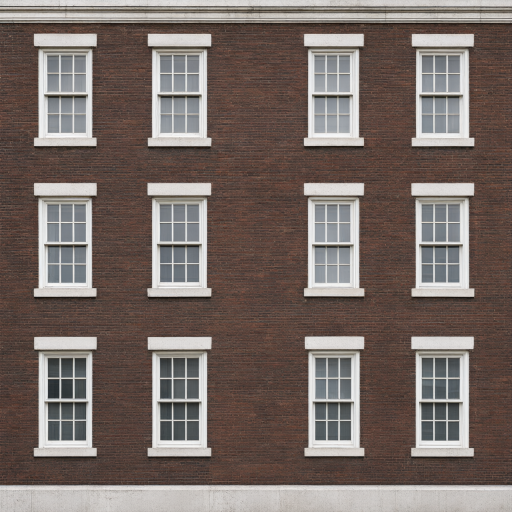
#> input picture dsh-image-gen/image-f54e995a.png, 1024 x 1024 px, found by its file name (shown at 1/2 size)
$ python make_aitex.py
#> lines starting #> are read from the running program, lines starting #| are printed output that depends on the picture
"""
把 AI 生成的立面/材质图处理成「按真实楼层开间无缝平铺」的贴图。

为什么必须处理（不能直接把生成图贴上去）：
    生成的立面图上带有**檐口**和**勒脚/石基**这两条只有建筑端部才有的水平带。
    整张图按 12 m 平铺时，这两条会每 12 m 重复一次 —— 楼中间凭空多出一圈假檐口，
    这就是「纸糊」观感的来源。所以必须裁到可重复的标准层，并保证平铺接缝落在
    **两窗之间的空墙上**。

开间/层的周期怎么定（这是本脚本的核心，试错过两版）：
    · 用亮度找峰 —— 失败。砖墙亮、窗暗，石材正好相反，极性会把砖缝当窗。
    · 用梯度自相关取基频 —— 也不稳。谐波（2× 开间）常常比基频还强，
      砖墙定出 240 px（应 ~300）、石材定出 152 px（应 ~157），裁出来会把窗拉扁。
    · **窗列/窗行的亮度 std 剖面** —— 可靠。窗内同时有亮窗框和暗玻璃，std 高；
      纯墙面 std 低。这与明暗极性无关，砖石通吃。
    再由 std 峰的中心求出周期，裁「整数个周期」，接缝自然落在窗与窗之间。

单层贴图会显得像壁纸，所以每张裁 **2×2 个单元**（2 开间 × 2 层）：重复频率减半，
纹理细节又不用放大太多。

输出：
    web/assets/aitex/<key>.jpg          512×512
    web/assets/aitex/manifest.json      §9 第 10 条要求的 AI 贴图清单
"""
import io
import json
import os

import numpy as np
from PIL import Image

ROOT = os.path.abspath(os.path.join(os.path.dirname(__file__), '..', '..'))
SRC = os.path.join(ROOT, 'data', 'ai_tex', 'src')
GEN = os.path.join(ROOT, 'dsh-image-gen')
OUT = os.path.join(ROOT, 'web', 'assets', 'aitex')

TEX = 512

# bay_m / floor_m 是该类型在 DC 的实景尺度（米），用来把像素周期换算成物理尺寸。
# trim=(上, 下) 先粗裁掉檐口/勒脚，再做周期检测。
SPEC = {
    # crop_px 是手工定的「整数开间 × 整数层」窗口（源图像素）。取数原则：
    #   横向裁在「两窗之间的空墙」正中，纵向同理 → 平铺接缝永远落在墙上。
    #   生成的图开间并不严格等距（砖：228 / 313 / 215 px），所以**只取 1 开间宽**，
    #   宁可横向略微放大，也不要出现「窗距忽宽忽窄」。纵向取 2 层，重复频率减半。
    # 砖：窗列 68-192 / 296-421 / 609-726（开间距 228/313 —— 不等距，故只取 1 开间）
    #     窗行 68-291 / 366-592 / 673-911；取「窗间空墙正中」328.5 与 632.5，层距 304，
    #     故 2 层 = 608 px：328..936。用 305 或 302 都会差 1~2 px，接缝处就出一条横线。
    'brick':  dict(src='image-f54e995a.png', bay_m=3.0, floor_m=3.3,
                   crop_px=(16, 328, 244, 936), bays=1, floors=2),
    # 深砖：窗列 54-174 / 325-439 / 570-688（空墙中线 249.5 / 504.5 → 开间 255）
    #       窗行 62-310 / 407-646 / 735-970（空墙中线 358.5 / 690.5 → 层距 332）
    'brick2': dict(src='image-52b363b9.png', bay_m=3.0, floor_m=3.3,
                   crop_px=(249, 358, 504, 690), bays=1, floors=1),
    # 漆：窗列 137-218 / 461-550（空墙中线 339.5 → 开间 324 与源一致）
    #     窗行 225-296 / 487-556 / 759-834（空墙中线 391.5 / 657.5 → 层距 266）
    'paint':  dict(src='image-0645b9fa.png', bay_m=3.0, floor_m=3.2,
                   crop_px=(15, 391, 339, 923), bays=1, floors=2),
    # 石材（联邦式）：窗列 160-215 / 316-370 / 484-540，空墙中线 265.5 / 427 / 577.5
    #                 窗行 118-198 / 256-346 / 420-512 / 584-676，空墙中线 227 / 383 / 548
    'stone':  dict(src='image-abac0492.png', bay_m=3.6, floor_m=4.2,
                   crop_px=(265, 227, 577, 539), bays=2, floors=2),
    # 玻璃幕墙：竖梃 69 / 层 50.8，等距
    'glass':  dict(src='image-ae1c9362.png', bay_m=1.5, floor_m=2.0, trim=(0.000, 0.000), units=4),
    # 混凝土横带窗：整幅宽（含一道墙垛，读成壁柱）+ 1 层
    'conc':   dict(src='image-0df6bb8c.png', bay_m=12.0, floor_m=4.2,
                   crop_px=(0, 3, 1020, 527), bays=1, floors=1),
    # ---- 屋面材质：可镜像，天然无缝 ----
    'roof_gravel': dict(src='image-b270066d.png', kind='material', tile_m=4.0),
    'roof_slate':  dict(src='image-a5a1e4b3.png', kind='material', tile_m=2.5),
    'roof_tile':   dict(src='image-2554837b.png', kind='material', tile_m=2.5),
}


def bands(profile, thr_mul=0.30):
    """std 剖面上找「窗」的连续段落，返回 (起, 止) 列表。"""
    thr = profile.mean() + profile.std() * thr_mul
    m = profile > thr
    out, s = [], None
    for i, v in enumerate(m):
        if v and s is None:
            s = i
        elif not v and s is not None:
            if i - s > 5:
                out.append((s, i - 1))
            s = None
    if s is not None and len(m) - s > 5:
        out.append((s, len(m) - 1))
    return out


def unit_grid(profile, units):
    """由 std 段中心求周期，返回 (起点, 周期, 实际单元数)。"""
    b = bands(profile)
    if len(b) < 2:
        return None
    c = np.array([(s + e) / 2.0 for s, e in b])
    d = np.diff(c)
    period = float(np.median(d))
    if period < 12:
        return None
    # 起点对齐到「第一个窗中心 - 半个周期」，再按周期整数化
    start = c[0] - period * 0.5
    n = int(units)
    total = int(round(n * period))
    lo = int(round(start))
    return lo, period, n, total


def flatten_lowfreq(a, wx=0.85, wy=0.35):
    """压掉低频横向/纵向明暗漂移，同时尽量保留结构（砖缝、层间横带）。

    AI 生成的整幅立面会带一片温吞的「左亮右暗 / 上亮下暗」色调漂移（brick2 尤其明显）。
    这种漂移在单张图上完全自然，一旦平铺就变成每隔 3 m 一条竖带 —— 也就是
    「像贴壁纸」的直接原因，而且**任何裁切位置都救不了**，因为它是全局趋势。

    做法：把逐列（逐行）均值做重度模糊得到低频分量 p，再把图除以 p/全局均值
    （强度 wx / wy）。模糊半径小则保留结构，半径大则只剩漂移 —— 这里取 W/3。
    横向强度给足（0.85），纵向只给 0.35：楼层之间的明暗变化是建筑特征，不能抹。
    """
    f = a.astype(np.float32)
    h, w = f.shape[:2]

    def smooth1d(p, r):
        k = np.ones(2 * r + 1, dtype=np.float32) / (2 * r + 1)
        pad = np.concatenate([p[-r:], p, p[:r]])
        return np.convolve(pad, k, mode='same')[r:r + len(p)]

    if wx > 0:
        prof = smooth1d(f.mean(axis=(0, 2)), max(2, w // 3))
        g = prof.mean()
        corr = (prof / max(1e-3, g)) ** wx
        f = f / corr[None, :, None]

    if wy > 0:
        prof = smooth1d(f.mean(axis=(1, 2)), max(2, h // 3))
        g = prof.mean()
        corr = (prof / max(1e-3, g)) ** wy
        f = f / corr[:, None, None]

    return np.clip(f, 0, 255).astype(np.uint8)


def make_seamless(a, gain=1.0):
    """强制左右、上下接缝像素一致 —— 用**线性修正场**而不是羽化。

    原理：设右边缘列与左边缘列之差 d = a[:,-1] - a[:,0]。沿横向减去
    d·t（t: 0→1），则第 0 列不变、第 W-1 列被平移 d，接缝两侧差值归零。
    内部只被极缓慢地拉平（每行最多 1~3 个灰阶），肉眼看不出；
    而羽化会把接缝抹成一条比墙面亮的带子（踩过，见 _tile_paint 旧图）。

    为什么必须做：AI 生成的立面**不是严格周期信号**（砖的开间距 228/313/215，
    漆的层距也不齐），再怎么挑裁切窗口，两端像素总会差几个灰阶，
    平铺后就是一条贴壁纸的竖缝。与其反复试像素，不如直接消掉差值。
    """
    f = a.astype(np.float32)
    h, w = f.shape[:2]

    d = (f[:, -1] - f[:, 0]) * gain
    t = np.linspace(0.0, 1.0, w, dtype=np.float32)[None, :, None]
    f = f - d[:, None, :] * t

    d2 = (f[-1, :] - f[0, :]) * gain
    t2 = np.linspace(0.0, 1.0, h, dtype=np.float32)[:, None, None]
    f = f - d2[None, :, :] * t2

    return np.clip(f, 0, 255).astype(np.uint8)


def mirror_tile(a):
    """把图做成四象限镜面对称 —— 天然无缝，接缝处是同像素镜像，不会有亮线。

    只用于材质（石子/瓦片）：这类图没有方向性语义，镜像后无人能看出。
    **不能用于立面**：镜面会让窗与窗贴在一起，出现「双窗」。
    """
    h, w = a.shape[:2]
    q = a[:h // 2, :w // 2]
    top = np.concatenate([q, q[:, ::-1]], axis=1)
    return np.concatenate([top, top[::-1, :]], axis=0)


def seam_blend(a):
    """只用于无法镜像的图（当前未启用）：左右/上下各羽化 6% 交叉淡化。"""
    h, w = a.shape[:2]
    m = max(6, int(round(min(h, w) * 0.06)))
    b = a.astype(np.float32).copy()

    t = np.linspace(0.0, 1.0, m, dtype=np.float32)[None, :, None]
    left = a[:, :m].astype(np.float32)
    right = a[:, -m:].astype(np.float32)
    b[:, -m:] = right * t + left * (1 - t)

    t2 = np.linspace(0.0, 1.0, m, dtype=np.float32)[:, None, None]
    top = b[:m, :].astype(np.float32)
    bot = b[-m:, :].astype(np.float32)
    b[-m:, :] = bot * t2 + top * (1 - t2)
    return np.clip(b, 0, 255).astype(np.uint8)


def take(a, start, total, limit):
    """按 [start, start+total) 裁切，越界时整体平移回框内（不改变长度）。"""
    s = int(round(start))
    if s + total > limit:
        s = limit - total
    if s < 0:
        s = 0
    return s, min(total, limit - s)


def process_facade(key, s):
    src = os.path.join(SRC, s['src'])
    if not os.path.exists(src):
        src = os.path.join(GEN, s['src'])
    im = Image.open(src).convert('RGB')
    a = np.asarray(im)
    H, W = a.shape[:2]

    if s.get('crop_px'):
        # 手工定的窗口：已知含整数个开间 × 整数个层，直接裁
        x0, y0, x1, y1 = s['crop_px']
        crop = a[y0:y1, x0:x1]
        nu = int(s.get('bays', 1))
        nv = int(s.get('floors', 1))
        pw = ph = 0.0
    else:
        top, bot = s.get('trim', (0.0, 0.0))
        a = a[int(H * top):int(H * (1 - bot)), :]
        gray = a.astype(np.float32).mean(axis=2)
        H, W = gray.shape

        gb = unit_grid(gray.std(axis=0), s['units'])
        gf = unit_grid(gray.std(axis=1), s['units'])
        if gb is None or gf is None:
            raise SystemExit('%s: 找不到窗格周期（列 %s / 行 %s）' % (key, gb, gf))

        x0, pw, nu, tw = gb
        y0, ph, nv, th = gf
        x0, tw = take(a, x0, tw, W)
        y0, th = take(a, y0, th, H)
        crop = a[y0:y0 + th, x0:x0 + tw]

    if crop.shape[0] < 32 or crop.shape[1] < 32:
        raise SystemExit('%s: 裁切区太小 %s' % (key, crop.shape))

    # 顺序很重要：**先缩放，再做无缝修正**。
    # 反过来（先修 228×608 再放大到 512）时，LANCZOS 的负瓣会重新引入几级
    # 边缘偏差，接缝处仍能看到一条深竖线（brick2 踩过）。
    im = Image.fromarray(crop).resize((TEX, TEX), Image.LANCZOS)
    a = np.asarray(im)
    a = flatten_lowfreq(a)
    a = make_seamless(a)
    Image.fromarray(a).save(os.path.join(OUT, key + '.jpg'), quality=92, subsampling=1)

    tu = round(nu * s['bay_m'], 2)
    tv = round(nv * s['floor_m'], 2)
    print('  %-12s %d bay x %d floor  tile %6.2f x %5.2f m  period %.1f/%.1f  crop %dx%d'
          % (key, nu, nv, tu, tv, pw, ph, crop.shape[1], crop.shape[0]))
    return dict(file=key + '.jpg', kind='facade', tile_u_m=tu, tile_v_m=tv,
                bays=nu, floors=nv,
                bay_period_px=round(pw, 1), floor_period_px=round(ph, 1),
                src=s['src'])


def process_material(key, s):
    im = Image.open(os.path.join(SRC if os.path.exists(os.path.join(SRC, s['src'])) else GEN, s['src'])).convert('RGB')
    a = np.asarray(im)
    # 中心取正方形再镜像，保证四个角都是连续像素
    h, w = a.shape[:2]
    q = min(h, w) // 2
    cy, cx = h // 2, w // 2
    a = mirror_tile(a[cy - q:cy + q, cx - q:cx + q])
    Image.fromarray(a).resize((TEX, TEX), Image.LANCZOS).save(
        os.path.join(OUT, key + '.jpg'), quality=92, subsampling=1)
    print('  %-12s material  tile %.1f m' % (key, s['tile_m']))
    return dict(file=key + '.jpg', kind='material', tile_m=s['tile_m'], src=s['src'])


def main():
    os.makedirs(OUT, exist_ok=True)
    layers = {}
    for k, s in SPEC.items():
        layers[k] = process_material(k, s) if s.get('kind') == 'material' else process_facade(k, s)
#> in process_facade, im is the input picture: PIL image 1024x1024 RGB; mean R, G, B 119, 107.1, 102
#> in process_facade, `crop = a[y0:y1, x0:x1]`:
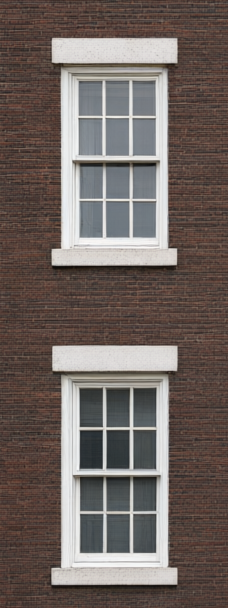
#> crop: shape (608, 228, 3); mean R, G, B 111.3, 100.6, 96.3
#> in process_facade, `im = Image.fromarray(crop).resize((TEX, TEX), Image.LANCZOS)`:
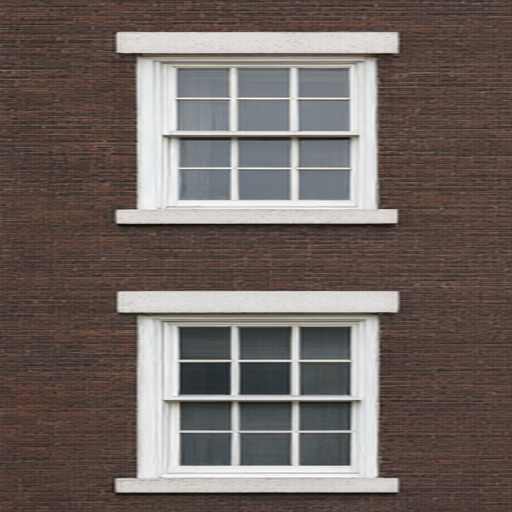
#> im: PIL image 512x512 RGB; mean R, G, B 111.3, 100.6, 96.3
#> in smooth1d, `pad = np.concatenate([p[-r:], p, p[:r]])`: pad = 852 values, max 186.9 at index 315, min 64.42 at index 195, mean 98.3
#> in flatten_lowfreq, `prof = smooth1d(f.mean(axis=(0, 2)), max(2, w // 3))`: prof = 512 values, max 120.1 at index 285, min 85.81 at index 478, mean 102.7
#> in flatten_lowfreq, `g = prof.mean()`: g = 102.7
#> in flatten_lowfreq, `corr = (prof / max(1e-3, g)) ** wx`: corr = 512 values, max 1.14 at index 285, min 0.858 at index 478, mean 0.999
#> in flatten_lowfreq, `f = f / corr[None, :, None]`:
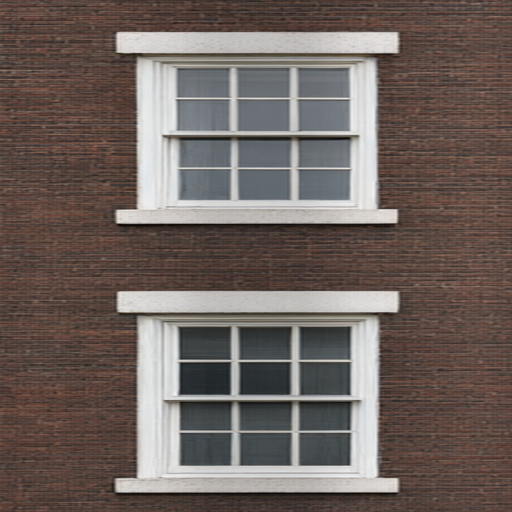
#> f: shape (512, 512, 3) float32; mean R, G, B 110.4, 99, 94.4
#> in flatten_lowfreq, `prof = smooth1d(f.mean(axis=(1, 2)), max(2, h // 3))`: prof = 512 values, max 106.7 at index 53, min 95.01 at index 376, mean 101.3
#> in flatten_lowfreq, `g = prof.mean()`: g = 101.3
#> in flatten_lowfreq, `corr = (prof / max(1e-3, g)) ** wy`: corr = 512 values, max 1.02 at index 53, min 0.978 at index 376, mean 1
#> in make_seamless, `d = (f[:, -1] - f[:, 0]) * gain`: d = 512 rows, first 8: [-24, -19, -13], [-9, -2, 4], [14, 19, 25], [-12, -13, -9], [-1, -6, -5], [-26, -24, -17], [-15, -2, 6], [5, 13, 16]
#> in make_seamless, `d2 = (f[-1, :] - f[0, :]) * gain`: d2 = 512 rows, first 8: [-10, -10, -11], [-9.06, -10.05, -9.04], [-8.13, -7.11, -8.08], [-7.19, -6.16, -6.12], [-8.26, -4.21, -4.16], [-8.32, -4.26, -7.21], [-10.39, -6.32, -8.25], [-14.45, -10.37, -11.29]
#> in make_seamless, `f = f - d2[None, :, :] * t2`:
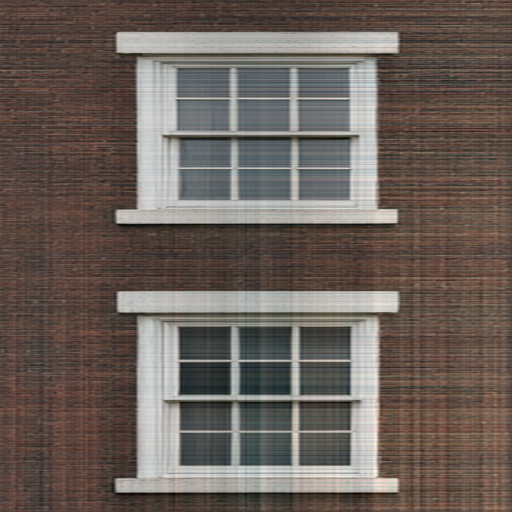
#> f: shape (512, 512, 3) float32; mean R, G, B 116.4, 104.5, 97.4; drawn with min black and max white
#> in make_seamless, `return np.clip(f, 0, 255).astype(np.uint8)`:
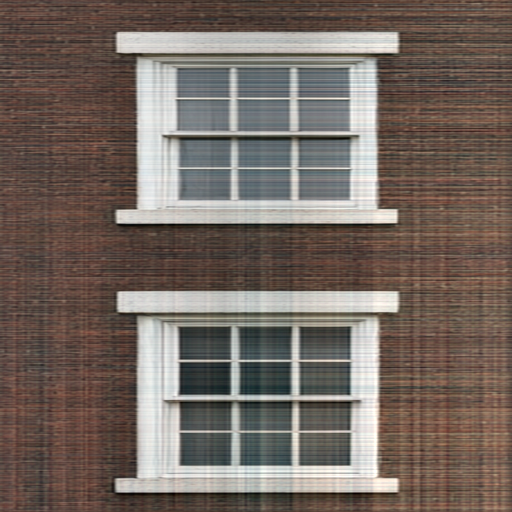
#> returned value: shape (512, 512, 3); mean of channels 0, 1, 2 115.9, 104, 96.9; drawn as R, G, B
#|   brick        1 bay x 2 floor  tile   3.00 x  6.60 m  period 0.0/0.0  crop 228x608
#> pass 2 of the loop in main, `for k, s in SPEC.items():`:
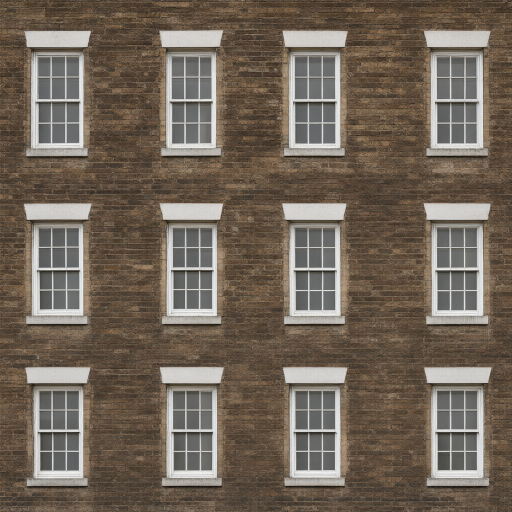
#> input picture dsh-image-gen/image-52b363b9.png, 1024 x 1024 px, found by its file name (shown at 1/2 size)
#> in process_facade, im is the input picture: PIL image 1024x1024 RGB; mean R, G, B 113.5, 101.5, 89
#> crop: shape (332, 255, 3)
#> im: PIL image 512x512 RGB
#> d = 512 rows, first 8: [-27, -34, -30], [-12, -19, -18], [2, -3, -6], [-7, -12, -11], [-3, -10, -11], [13, 8, 2], [23, 20, 12], [18, 14, 10]
#> in make_seamless (call 2), `f = f - d[:, None, :] * t`:
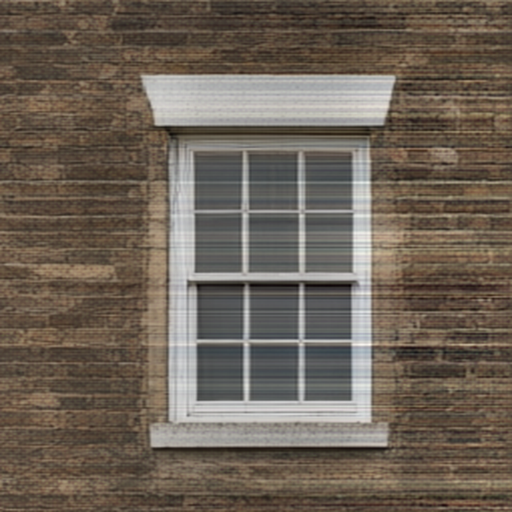
#> f: shape (512, 512, 3) float32; mean R, G, B 113.4, 101.3, 88.4; drawn with min black and max white
#> d2 = 512 rows, first 8: [-31, -30, -32], [-32.09, -31.09, -33.09], [-35.18, -30.19, -34.19], [-39.28, -36.28, -34.28], [-42.37, -40.38, -38.38], [-44.46, -43.47, -41.47], [-42.55, -44.56, -43.56], [-39.64, -40.66, -40.66]
#> in make_seamless (call 2), `return np.clip(f, 0, 255).astype(np.uint8)`:
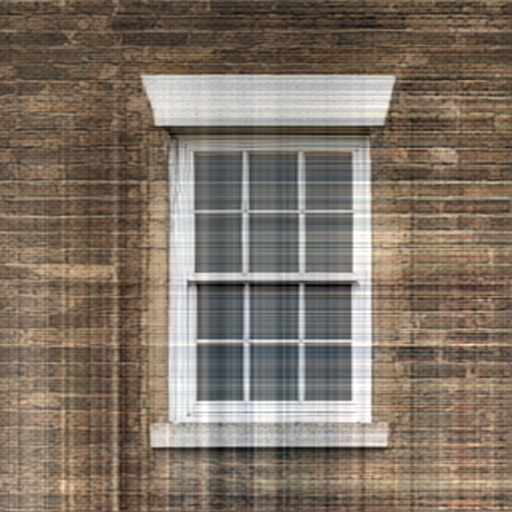
#> returned value: shape (512, 512, 3); mean of channels 0, 1, 2 127.8, 114.9, 101.8; drawn as R, G, B
#|   brick2       1 bay x 1 floor  tile   3.00 x  3.30 m  period 0.0/0.0  crop 255x332
#> pass 3 of the loop in main, `for k, s in SPEC.items():`:
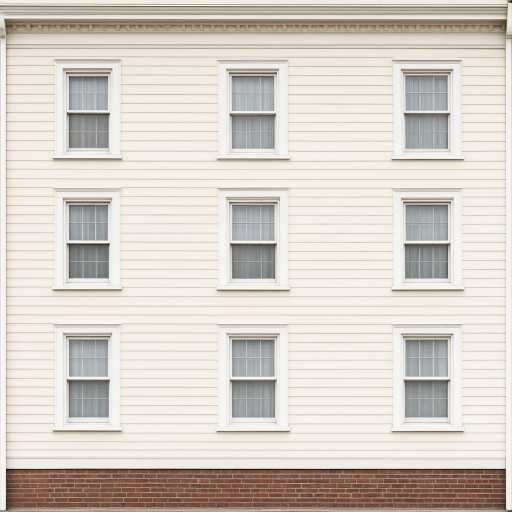
#> input picture dsh-image-gen/image-0645b9fa.png, 1024 x 1024 px, found by its file name (shown at 1/2 size)
#> in process_facade, im is the input picture: PIL image 1024x1024 RGB; mean R, G, B 214.4, 207.1, 199.1
#> crop: shape (532, 324, 3)
#> in process_facade (call 3), `im = Image.fromarray(crop).resize((TEX, TEX), Image.LANCZOS)`:
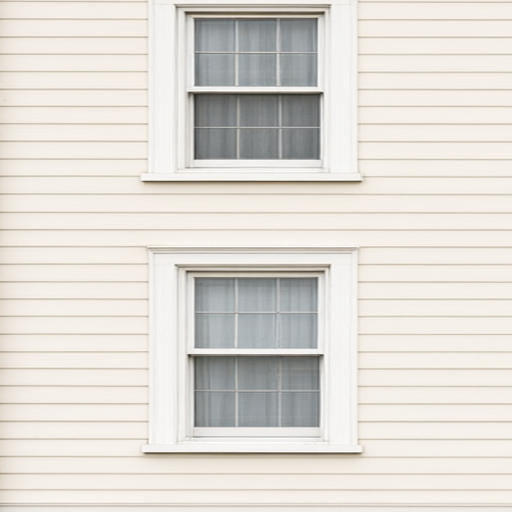
#> im: PIL image 512x512 RGB; mean R, G, B 224.6, 220.3, 214.1
#> d = 512 rows, first 8: [39, 44, 50], [37, 40, 45], [-15, -14, -11], [14, 15, 18], [17, 20, 23], [16, 19, 22], [13, 18, 21], [15, 19, 20]
#> d2 = 512 rows, first 8: [8, 15, 23], [8.03, 14.04, 22.05], [8.06, 14.07, 22.09], [8.09, 13.11, 22.14], [8.12, 13.15, 22.18], [8.15, 13.19, 22.23], [8.18, 13.22, 21.27], [9.21, 12.26, 22.32]
#> in make_seamless (call 3), `f = f - d2[None, :, :] * t2`:
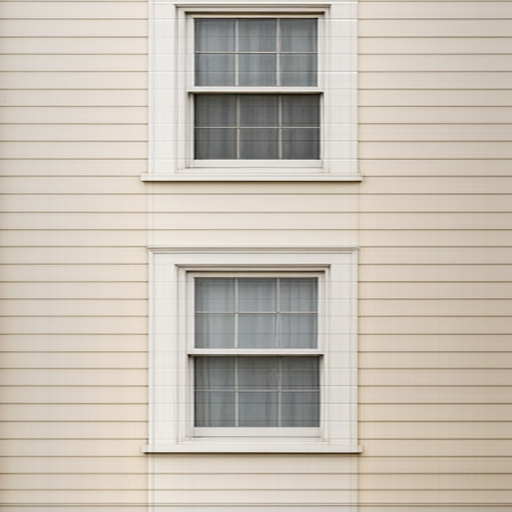
#> f: shape (512, 512, 3) float32; mean R, G, B 211.7, 203.9, 193.2; drawn with min black and max white
#|   paint        1 bay x 2 floor  tile   3.00 x  6.40 m  period 0.0/0.0  crop 324x532
#> the loop made 7 passes; the first 3 are shown

    man = {
        'note': ('AI 生成的建筑立面与屋面材质（dashscope qwen-image-3.0）。'
                 '每张先用亮度 std 剖面定位窗列/窗行，再裁到整数开间 × 整数层，'
                 '边缘 6% 交叉淡化，因此可按 tile_u_m × tile_v_m 无缝平铺，'
                 '接缝落在两窗之间的空墙上。'),
        'generator': 'dashscope / qwen-image-3.0 via dsh image-gen',
        'prompt_intent': ('flat orthographic elevation, zero perspective convergence, '
                          'even overcast light, no cast shadows, seamless horizontal repeat'),
        'layers': layers,
    }
    with io.open(os.path.join(OUT, 'manifest.json'), 'w', encoding='utf-8') as f:
        json.dump(man, f, ensure_ascii=False, indent=1)
    print('[aitex] 完成 ->', OUT)


if __name__ == '__main__':
#> (the run stopped early here; a loop or call above may not have finished)
